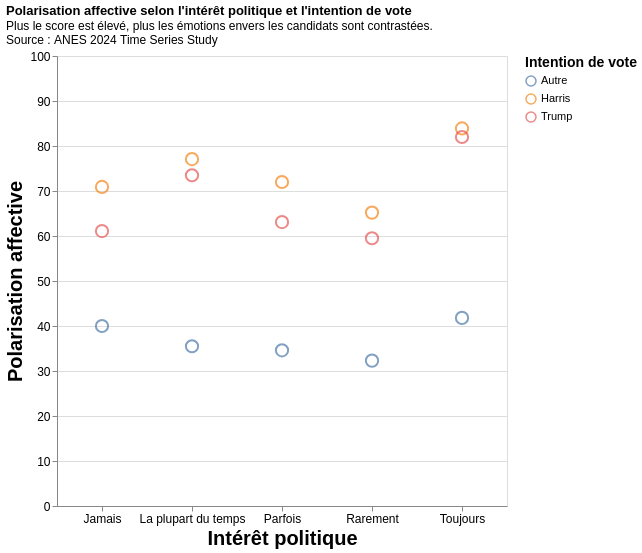

The cell this chart's notebook holds for it:
### Markdown cell above
## 3. Nommer les axes, légendes et ajuster les limites du cadre

Nous l'avons vu précédemment, les éléments dans Altair possèdent un paramètre titre qui nous permet d'ajuster ceux-ci. 

Notez que parfois, les axes ne commencent pas à 0. Lorsque c'est le cas, **il est important de fixer l'échelle** pour une lecture honnête. L'objet `alt.Scale(domain=[min, max])` permet de forcer l'axe à afficher une certaine plage de valeurs. De plus, `alt.Axis(grid=False)` permet d'enlever les lignes de quadrillage pour un style plus épuré.

### Code cell
chart_scales = (
    alt.Chart(df_means)
    .mark_point(size=150, filled=False)
    .encode(
        x=alt.X("pol_int_label", type="ordinal", title="Intérêt politique"),
        y=alt.Y(
            "aff_pol",
            type="quantitative",
            title="Polarisation affective",
            scale=alt.Scale(domain=[0, 100]),
        ),
        color=alt.Color("vote_int_label", type="nominal", title="Intention de vote"),
    )
    .properties(
        title=alt.TitleParams(
            text="Polarisation affective selon l'intérêt politique et l'intention de vote",
            subtitle=[
                "Plus le score est élevé, plus les émotions envers les candidats sont contrastées.",
                "Source : ANES 2024 Time Series Study",
            ],
            anchor="start",
        ),
        width=450,
        height=450,
    )
    .configure_axis(
        labelFontSize=12,
        titleFontSize=20,
        labelAngle=0,
        # grid=False  # On peut aussi désactiver le cadre mais altair les gère déjà très bien
    )
    .configure_legend(titleFontSize=14, labelFontSize=11)
)

chart_scales

### Figure 1 — Vega specification as saved in the notebook (floating-point values rounded to 4 significant figures)
{"$schema": "https://vega.github.io/schema/vega/v6.json", "data": [{"name": "source_0", "values": [{"aff_pol": 41.8, "pol_int_label": "Toujours", "vote_int_label": "Autre"}, {"aff_pol": 83.9, "pol_int_label": "Toujours", "vote_int_label": "Harris"}, {"aff_pol": 82.0, "pol_int_label": "Toujours", "vote_int_label": "Trump"}, {"aff_pol": 35.5, "pol_int_label": "La plupart du temps", "vote_int_label": "Autre"}, {"aff_pol": 77.1, "pol_int_label": "La plupart du temps", "vote_int_label": "Harris"}, {"aff_pol": 73.5, "pol_int_label": "La plupart du temps", "vote_int_label": "Trump"}, {"aff_pol": 34.6, "pol_int_label": "Parfois", "vote_int_label": "Autre"}, {"aff_pol": 72.0, "pol_int_label": "Parfois", "vote_int_label": "Harris"}, {"aff_pol": 63.1, "pol_int_label": "Parfois", "vote_int_label": "Trump"}, {"aff_pol": 32.3, "pol_int_label": "Rarement", "vote_int_label": "Autre"}, {"aff_pol": 65.2, "pol_int_label": "Rarement", "vote_int_label": "Harris"}, {"aff_pol": 59.5, "pol_int_label": "Rarement", "vote_int_label": "Trump"}, {"aff_pol": 40.0, "pol_int_label": "Jamais", "vote_int_label": "Autre"}, {"aff_pol": 70.9, "pol_int_label": "Jamais", "vote_int_label": "Harris"}, {"aff_pol": 61.1, "pol_int_label": "Jamais", "vote_int_label": "Trump"}]}, {"name": "source_0_x_domain_pol_int_label", "values": [{"pol_int_label": "Toujours"}, {"pol_int_label": "La plupart du temps"}, {"pol_int_label": "Parfois"}, {"pol_int_label": "Rarement"}, {"pol_int_label": "Jamais"}]}, {"name": "source_0_color_domain_vote_int_label", "values": [{"vote_int_label": "Autre"}, {"vote_int_label": "Harris"}, {"vote_int_label": "Trump"}]}], "marks": [{"type": "symbol", "name": "marks", "from": {"data": "source_0"}, "encode": {"update": {"x": {"field": "pol_int_label", "scale": "x"}, "fill": {"value": "transparent"}, "size": {"value": 150}, "stroke": {"field": "vote_int_label", "scale": "color"}, "y": {"field": "aff_pol", "scale": "y"}, "opacity": {"value": 0.7}}}, "style": ["point"]}], "scales": [{"name": "x", "type": "point", "domain": {"data": "source_0_x_domain_pol_int_label", "field": "pol_int_label", "sort": true}, "range": [0, {"signal": "width"}], "padding": 0.5}, {"name": "y", "type": "linear", "domain": [0, 100], "range": [{"signal": "height"}, 0], "zero": true}, {"name": "color", "type": "ordinal", "domain": {"data": "source_0_color_domain_vote_int_label", "field": "vote_int_label", "sort": true}, "range": "category"}], "axes": [{"scale": "y", "orient": "left", "zindex": 0, "aria": false, "grid": true, "minExtent": 0, "tickCount": {"signal": "ceil(height/40)"}, "maxExtent": 0, "ticks": false, "labels": false, "gridScale": "x", "domain": false}, {"scale": "x", "grid": false, "title": "Intérêt politique", "zindex": 0, "orient": "bottom", "labelBaseline": "top"}, {"scale": "y", "title": "Polarisation affective", "grid": false, "labelOverlap": true, "tickCount": {"signal": "ceil(height/40)"}, "zindex": 0, "orient": "left", "labelAlign": "right"}], "title": {"text": "Polarisation affective selon l'intérêt politique et l'intention de vote", "anchor": "start", "subtitle": ["Plus le score est élevé, plus les émotions envers les candidats sont contrastées.", "Source : ANES 2024 Time Series Study"]}, "padding": 5, "height": 450, "style": "cell", "legends": [{"title": "Intention de vote", "stroke": "color", "symbolType": "circle", "encode": {"symbols": {"update": {"fill": {"value": "transparent"}, "opacity": {"value": 0.7}}}}}], "background": "white", "config": {"axis": {"labelAngle": 0, "labelFontSize": 12, "titleFontSize": 20}, "legend": {"labelFontSize": 11, "titleFontSize": 14}}, "width": 450}
